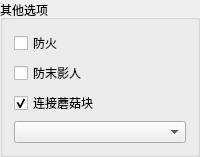
             <widget class="QGroupBox" name="groupBox_7">
              <property name="title">
               <string>其他选项</string>
              </property>
              <layout class="QGridLayout" name="gridLayout_14">
               <item row="1" column="0">
                <widget class="QCheckBox" name="cb_enderproof">
                 <property name="text">
                  <string>防末影人</string>
                 </property>
                </widget>
               </item>
               <item row="0" column="0">
                <widget class="QCheckBox" name="cb_fireproof">
                 <property name="text">
                  <string>防火</string>
                 </property>
                </widget>
               </item>
               <item row="2" column="0">
                <widget class="QCheckBox" name="cb_connect_mushroom">
                 <property name="text">
                  <string>连接蘑菇块</string>
                 </property>
                 <property name="checked">
                  <bool>true</bool>
                 </property>
                </widget>
               </item>
               <item row="3" column="0">
                <widget class="QComboBox" name="cb_support_block">
                 <property name="enabled">
                  <bool>true</bool>
                 </property>
                 <property name="editable">
                  <bool>false</bool>
                 </property>
                 <property name="currentIndex">
                  <number>-1</number>
                 </property>
                 <property name="placeholderText">
                  <string>支撑方块</string>
                 </property>
                 <item>
                  <property name="text">
                   <string>支撑方块：无</string>
                  </property>
                 </item>
                 <item>
                  <property name="text">
                   <string>支撑方块：玻璃</string>
                  </property>
                 </item>
                 <item>
                  <property name="text">
                   <string>支撑方块：石头</string>
                  </property>
                 </item>
                </widget>
               </item>
              </layout>
             </widget>
